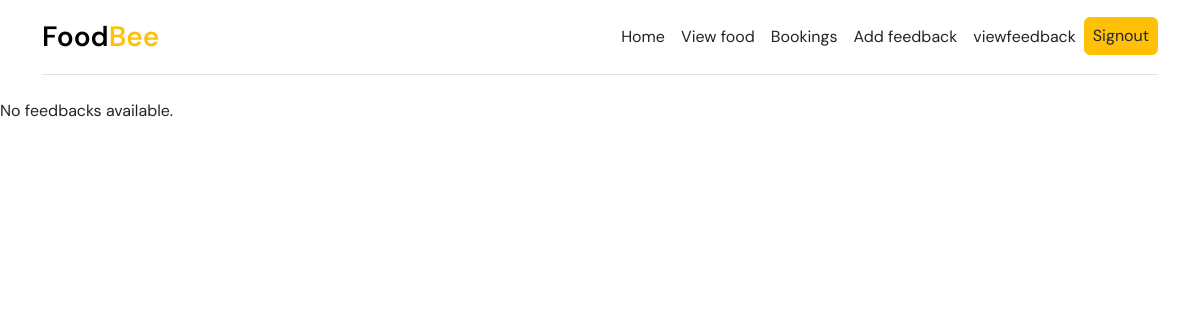
Before: /view_feedbacks/ with the older database file.
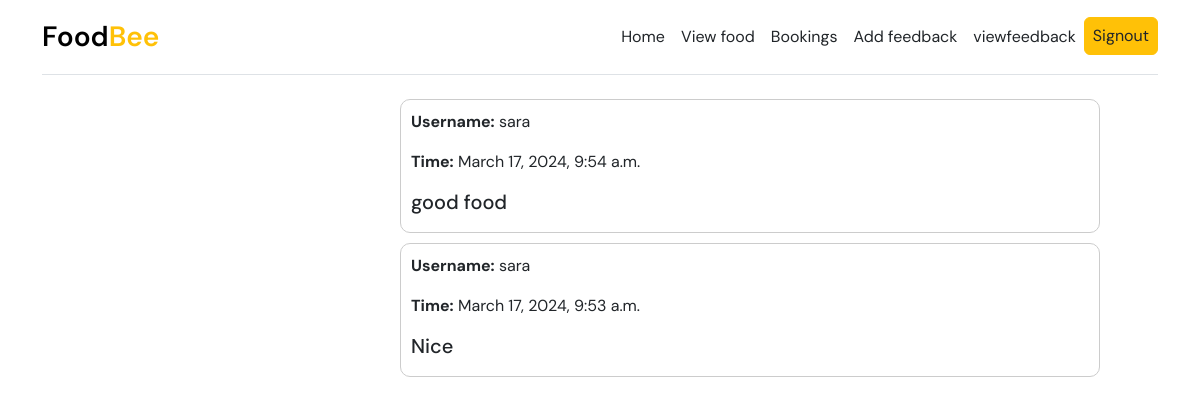
After: the same page with the newer database file.
### users/models.py (models this page shows, shortened)
class Feedback(models.Model):
    user = models.ForeignKey(User, on_delete=models.CASCADE)
    content = models.TextField()
    time = models.DateTimeField(auto_now_add=True)

### users/views.py (the view)
# urls.py: path('view_feedbacks/', views.view_feedbacks, name='view_feedbacks'),
def view_feedbacks(request):
    feedbacks = Feedback.objects.all().order_by('-time')
    return render(request, 'user/view_feedbacks.html', {'feedbacks': feedbacks})

### templates/user/view_feedbacks.html (shortened to what this page needs)
{% extends "user/viewpage.html" %}
{% load static %}
{% block content %}
{% for feedback in feedbacks %}
  <div class="feedback-box">
    <p><strong>Username:</strong> {{ feedback.user.username }}</p>
    <p><strong>Time:</strong> {{ feedback.time }}</p>
    <h5> {{ feedback.content }}</h5>
  </div>
{% empty %}
  <p>No feedbacks available.</p>
{% endfor %}
{% endblock %}

### templates/user/viewpage.html (shortened to what this page needs)
{% load static %}
<!DOCTYPE html>
<html lang="en">
<head>
    <link rel="stylesheet" href="{%static '/home.css' %}">
    <link rel="stylesheet" href="https://cdn.jsdelivr.net/npm/bootstrap-icons@1.11.3/font/bootstrap-icons.min.css">
    <link href="https://cdn.jsdelivr.net/npm/bootstrap@5.3.3/dist/css/bootstrap.min.css" rel="stylesheet"
>
</head>
<body>
    <div class="container">
        <header
            class="d-flex flex-wrap align-items-center justify-content-center justify-content-md-between py-3 mb-4 border-bottom">
            <div class="col-md-3 mb-2 mb-md-0">
                <a href="/" class="d-inline-flex link-body-emphasis text-decoration-none fw-bold">
                    <div class="fs-3 fw-semibold">Food<span class="text-warning">Bee</span></div>
                </a>
            </div>
            <ul class="nav col-12 col-md-auto mb-2 justify-content-center mb-md-0">
                <li><a href="{%url 'index' %}" class="nav-link px-2 text-dark">Home</a></li>
                <li><a href="{%url 'food_list' %}" class="nav-link px-2 text-dark">View food</a></li>
                <li><a href="{%url 'user_bookings' %}" class="nav-link px-2 text-dark">Bookings</a></li>
                <li><a href="{%url 'submit_feedback' %}" class="nav-link px-2 text-dark">Add feedback</a></li>
                <li><a href="{%url 'view_feedbacks' %}" class="nav-link px-2 text-dark">viewfeedback</a></li>
                <li><a href="{%url 'signout' %}" class="btn btn-warning px-2 text-dark">Signout</a></li>
            </ul>
        </header>
    </div>
{% block content %}{%endblock%}

### templates/user/viewpage.html (style rules this page uses)
body { font-family: "DM Sans"; }
.nav-link { position: relative; text-decoration: none; }
.nav-link::after { content: ''; position: absolute; left: 0; bottom: -2px; width: 100%; height: 2px; background-color: transparent; transition: background-color 0.3s ease; }

### templates/user/view_feedbacks.html (style rules this page uses)
.feedback-box { border: 1px solid #ccc; padding: 10px; margin-bottom: 10px; border-radius: 5px; width: 700px; border-radius: 10px; margin-left: 400px; }

Changed rows visible on the page:
added Feedback: user.username "sara", time "March 17, 2024, 9:54 a.m.", content "good food"
added Feedback: user.username "sara", time "March 17, 2024, 9:53 a.m.", content "Nice"
Other visible differences:
text no longer shown: "No feedbacks available."
